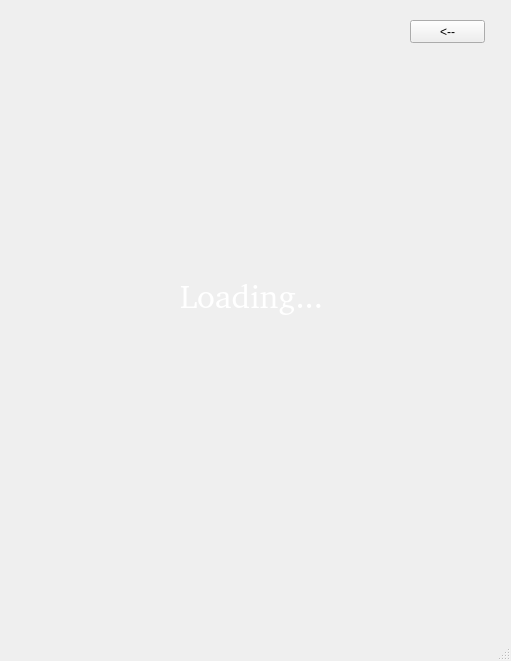
<?xml version="1.0" encoding="UTF-8"?>
<ui version="4.0">
 <class>MainWindow</class>
 <widget class="QMainWindow" name="MainWindow">
  <property name="geometry">
   <rect>
    <x>0</x>
    <y>0</y>
    <width>511</width>
    <height>661</height>
   </rect>
  </property>
  <property name="windowTitle">
   <string>MainWindow</string>
  </property>
  <widget class="QWidget" name="centralwidget">
   <widget class="QLabel" name="label">
    <property name="geometry">
     <rect>
      <x>0</x>
      <y>0</y>
      <width>511</width>
      <height>661</height>
     </rect>
    </property>
    <property name="styleSheet">
     <string notr="true">background-image: url(:/newPrefix/tt.jpg);</string>
    </property>
    <property name="text">
     <string/>
    </property>
    <property name="pixmap">
     <pixmap>tt.jpg</pixmap>
    </property>
    <property name="scaledContents">
     <bool>true</bool>
    </property>
   </widget>
   <widget class="QLabel" name="label_2">
    <property name="geometry">
     <rect>
      <x>180</x>
      <y>270</y>
      <width>201</width>
      <height>51</height>
     </rect>
    </property>
    <property name="font">
     <font>
      <family>Champagne &amp; Limousines</family>
      <pointsize>25</pointsize>
     </font>
    </property>
    <property name="styleSheet">
     <string notr="true">color: rgb(255, 255, 255);</string>
    </property>
    <property name="text">
     <string>Loading...</string>
    </property>
   </widget>
   <widget class="QPushButton" name="pushButton">
    <property name="geometry">
     <rect>
      <x>410</x>
      <y>20</y>
      <width>75</width>
      <height>23</height>
     </rect>
    </property>
    <property name="text">
     <string>&lt;--</string>
    </property>
   </widget>
  </widget>
  <widget class="QMenuBar" name="menubar">
   <property name="geometry">
    <rect>
     <x>0</x>
     <y>0</y>
     <width>511</width>
     <height>21</height>
    </rect>
   </property>
  </widget>
  <widget class="QStatusBar" name="statusbar"/>
 </widget>
 <resources>
  <include location="user.qrc"/>
 </resources>
 <connections/>
</ui>
